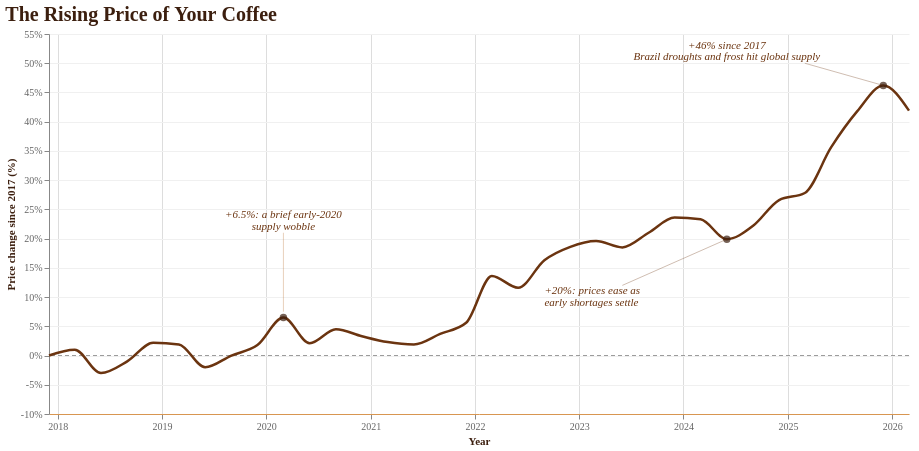

Here is the Vega-Lite specification saved for this chart:
### Vega-Lite specification from a JSON file in a GitHub repository (floating-point values rounded to 4 significant figures)
{"$schema": "https://vega.github.io/schema/vega-lite/v5.json", "title": {"text": "The Rising Price of Your Coffee", "anchor": "start", "fontSize": 20, "color": "#3C1F0F", "font": "Georgia, 'Times New Roman', serif", "subtitleFont": "Georgia, 'Times New Roman', serif", "labelFont": "Georgia, 'Times New Roman', serif"}, "width": 860, "height": 380, "data": {"values": [{"date": "2017-12", "pct": 0.0}, {"date": "2018-03", "pct": 1.0}, {"date": "2018-06", "pct": -3.0}, {"date": "2018-09", "pct": -1.0}, {"date": "2018-12", "pct": 2.2}, {"date": "2019-03", "pct": 1.9}, {"date": "2019-06", "pct": -2.0}, {"date": "2019-09", "pct": 0.0}, {"date": "2019-12", "pct": 1.8}, {"date": "2020-03", "pct": 6.5}, {"date": "2020-06", "pct": 2.1}, {"date": "2020-09", "pct": 4.5}, {"date": "2020-12", "pct": 3.3}, {"date": "2021-03", "pct": 2.3}, {"date": "2021-06", "pct": 1.9}, {"date": "2021-09", "pct": 3.7}, {"date": "2021-12", "pct": 5.6}, {"date": "2022-03", "pct": 13.6}, {"date": "2022-06", "pct": 11.6}, {"date": "2022-09", "pct": 16.3}, {"date": "2022-12", "pct": 18.6}, {"date": "2023-03", "pct": 19.6}, {"date": "2023-06", "pct": 18.5}, {"date": "2023-09", "pct": 21.0}, {"date": "2023-12", "pct": 23.6}, {"date": "2024-03", "pct": 23.3}, {"date": "2024-06", "pct": 19.9}, {"date": "2024-09", "pct": 22.2}, {"date": "2024-12", "pct": 26.6}, {"date": "2025-03", "pct": 27.8}, {"date": "2025-06", "pct": 35.6}, {"date": "2025-09", "pct": 41.8}, {"date": "2025-12", "pct": 46.2}, {"date": "2026-03", "pct": 41.9}]}, "layer": [{"data": {"values": [{"y": 0}]}, "mark": {"type": "rule", "color": "#999", "strokeDash": [4, 3], "strokeWidth": 1, "labelFont": "Georgia, 'Times New Roman', serif", "titleFont": "Georgia, 'Times New Roman', serif"}, "encoding": {"y": {"field": "y", "type": "quantitative"}}}, {"mark": {"type": "line", "color": "#6B3410", "strokeWidth": 2.5, "interpolate": "monotone", "labelFont": "Georgia, 'Times New Roman', serif", "titleFont": "Georgia, 'Times New Roman', serif"}, "encoding": {"x": {"field": "date", "type": "temporal", "title": "Year", "axis": {"format": "%Y", "tickCount": "year", "titleColor": "#3C1F0F", "labelColor": "#666", "domainColor": "#D89651", "labelFont": "Georgia, 'Times New Roman', serif", "titleFont": "Georgia, 'Times New Roman', serif"}, "scale": {"padding": 0, "nice": false}}, "y": {"field": "pct", "type": "quantitative", "scale": {"domain": [-8, 52]}, "title": "Price change since 2017 (%)", "axis": {"labelExpr": "datum.value + '%'", "titleColor": "#3C1F0F", "labelColor": "#666", "grid": true, "gridColor": "#f0f0f0", "labelFont": "Georgia, 'Times New Roman', serif", "titleFont": "Georgia, 'Times New Roman', serif"}}, "tooltip": [{"field": "date", "type": "temporal", "title": "Quarter", "format": "%b %Y"}, {"field": "pct", "title": "Change since 2017", "format": "+.1f"}]}}, {"data": {"values": [{"date": "2020-03", "pct": 6.5}, {"date": "2024-06", "pct": 19.9}, {"date": "2025-12", "pct": 46.2}]}, "mark": {"type": "point", "filled": true, "color": "#3C1F0F", "size": 55, "labelFont": "Georgia, 'Times New Roman', serif", "titleFont": "Georgia, 'Times New Roman', serif"}, "encoding": {"x": {"field": "date", "type": "temporal", "scale": {"padding": 0, "nice": false}}, "y": {"field": "pct", "type": "quantitative"}}}, {"data": {"values": [{"date": "2020-03", "pct": 24, "t": "+6.5%: a brief early-2020"}, {"date": "2020-03", "pct": 22, "t": "supply wobble"}]}, "mark": {"type": "text", "align": "center", "fontSize": 11, "color": "#6B3410", "fontStyle": "italic", "labelFont": "Georgia, 'Times New Roman', serif", "titleFont": "Georgia, 'Times New Roman', serif"}, "encoding": {"x": {"field": "date", "type": "temporal", "scale": {"padding": 0, "nice": false}}, "y": {"field": "pct", "type": "quantitative"}, "text": {"field": "t"}}}, {"data": {"values": [{"date": "2022-09", "pct": 11, "t": "+20%: prices ease as"}, {"date": "2022-09", "pct": 9, "t": "early shortages settle"}]}, "mark": {"type": "text", "align": "left", "fontSize": 11, "color": "#6B3410", "fontStyle": "italic", "labelFont": "Georgia, 'Times New Roman', serif", "titleFont": "Georgia, 'Times New Roman', serif"}, "encoding": {"x": {"field": "date", "type": "temporal", "scale": {"padding": 0, "nice": false}}, "y": {"field": "pct", "type": "quantitative"}, "text": {"field": "t"}}}, {"data": {"values": [{"date": "2024-06", "pct": 53, "t": "+46% since 2017"}, {"date": "2024-06", "pct": 51, "t": "Brazil droughts and frost hit global supply"}]}, "mark": {"type": "text", "align": "center", "fontSize": 11, "fontStyle": "italic", "color": "#6B3410", "labelFont": "Georgia, 'Times New Roman', serif", "titleFont": "Georgia, 'Times New Roman', serif"}, "encoding": {"x": {"field": "date", "type": "temporal", "scale": {"padding": 0, "nice": false}}, "y": {"field": "pct", "type": "quantitative"}, "text": {"field": "t"}}}, {"data": {"values": [{"x": "2020-03", "y": 21, "x2": "2020-03", "y2": 7.5}]}, "mark": {"type": "rule", "color": "#B8702F", "strokeWidth": 0.6, "opacity": 0.55, "labelFont": "Georgia, 'Times New Roman', serif", "titleFont": "Georgia, 'Times New Roman', serif"}, "encoding": {"x": {"field": "x", "type": "temporal"}, "y": {"field": "y", "type": "quantitative"}, "x2": {"field": "x2"}, "y2": {"field": "y2"}}}, {"data": {"values": [{"x": "2023-06", "y": 12, "x2": "2024-06", "y2": 19.9}]}, "mark": {"type": "rule", "color": "#6B3410", "strokeWidth": 0.6, "opacity": 0.55, "labelFont": "Georgia, 'Times New Roman', serif", "titleFont": "Georgia, 'Times New Roman', serif"}, "encoding": {"x": {"field": "x", "type": "temporal"}, "y": {"field": "y", "type": "quantitative"}, "x2": {"field": "x2"}, "y2": {"field": "y2"}}}, {"data": {"values": [{"x": "2025-03", "y": 50, "x2": "2025-12", "y2": 46.2}]}, "mark": {"type": "rule", "color": "#6B3410", "strokeWidth": 0.6, "opacity": 0.55, "labelFont": "Georgia, 'Times New Roman', serif", "titleFont": "Georgia, 'Times New Roman', serif"}, "encoding": {"x": {"field": "x", "type": "temporal"}, "y": {"field": "y", "type": "quantitative"}, "x2": {"field": "x2"}, "y2": {"field": "y2"}}}], "config": {"view": {"stroke": null}, "background": "transparent", "font": "Georgia, 'Times New Roman', serif", "axis": {"labelFont": "Georgia, 'Times New Roman', serif", "titleFont": "Georgia, 'Times New Roman', serif"}, "legend": {"labelFont": "Georgia, 'Times New Roman', serif", "titleFont": "Georgia, 'Times New Roman', serif"}, "header": {"labelFont": "Georgia, 'Times New Roman', serif", "titleFont": "Georgia, 'Times New Roman', serif"}, "title": {"font": "Georgia, 'Times New Roman', serif", "subtitleFont": "Georgia, 'Times New Roman', serif", "labelFont": "Georgia, 'Times New Roman', serif"}}}
